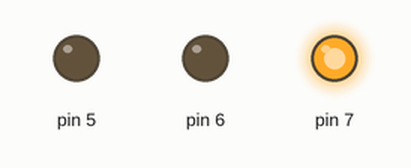
Simulated run of this sketch. Board: Arduino Uno, built with avr-gcc and run on an emulated ATmega328P. Shown: output pins drawn as LEDs (lit = HIGH).

Above: at 0.1 s.
At 1.1 s:
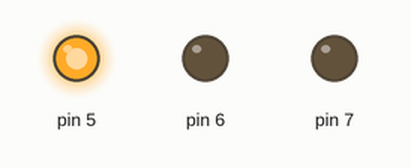
At 2.7 s:
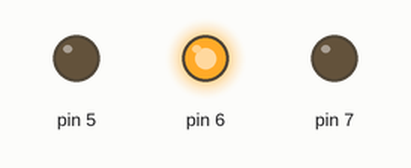
Timing chart, 0 to 3.0 s (numbered marks = the images above):
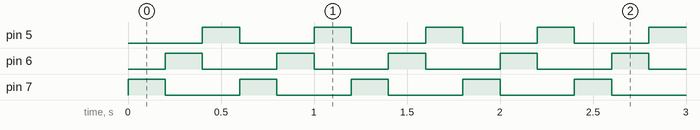

Measured:
- by itself, pin 5–7: alternates HIGH for 0.20 s and LOW for 0.40 s
- by itself, everything shown: repeats every 0.60 s, in 3 steps

The sketch:

walkingEmbeddedC.ino
```cpp
#include <avr/io.h>

int main()
{
  DDRD |= 0xE0; // Pins D4, D6, D7 are output pins

  while(1){
    PORTD |= 0x80;
    _delay_ms(200);

    PORTD >>= 1; // "Walk"
    _delay_ms(200);

    PORTD >>= 1;
    _delay_ms(200);
    PORTD &= 0x00; // Turn everything off and start again
  }

  return 0;
}
```
